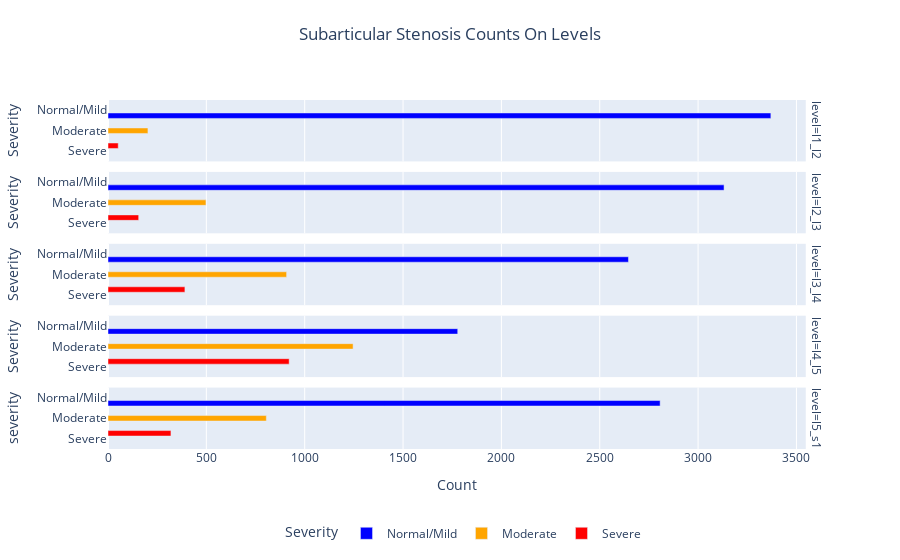

Write notebook code for a chart like this one.
### Code cell
visualize_counts(
    df=df_train_subarticular_stenosis_counts, 
    disease_name='subarticular_stenosis', 
    plotly_title='Subarticular Stenosis Counts On Levels')

### Figure 1 — Plotly figure (JSON) as saved in the notebook; plotly's stock layout.template omitted (floating-point values rounded to 4 significant figures)
{"data": [{"alignmentgroup": "True", "hovertemplate": "Severity=%{y}<br>level=l1_l2<br>Count=%{x}<extra></extra>", "legendgroup": "Normal/Mild", "marker": {"color": "blue", "pattern": {"shape": ""}}, "name": "Normal/Mild", "offsetgroup": "Normal/Mild", "orientation": "h", "showlegend": true, "textposition": "auto", "type": "bar", "x": [3370], "xaxis": "x5", "y": ["Normal/Mild"], "yaxis": "y5"}, {"alignmentgroup": "True", "hovertemplate": "Severity=%{y}<br>level=l2_l3<br>Count=%{x}<extra></extra>", "legendgroup": "Normal/Mild", "marker": {"color": "blue", "pattern": {"shape": ""}}, "name": "Normal/Mild", "offsetgroup": "Normal/Mild", "orientation": "h", "showlegend": false, "textposition": "auto", "type": "bar", "x": [3132], "xaxis": "x4", "y": ["Normal/Mild"], "yaxis": "y4"}, {"alignmentgroup": "True", "hovertemplate": "Severity=%{y}<br>level=l3_l4<br>Count=%{x}<extra></extra>", "legendgroup": "Normal/Mild", "marker": {"color": "blue", "pattern": {"shape": ""}}, "name": "Normal/Mild", "offsetgroup": "Normal/Mild", "orientation": "h", "showlegend": false, "textposition": "auto", "type": "bar", "x": [2646], "xaxis": "x3", "y": ["Normal/Mild"], "yaxis": "y3"}, {"alignmentgroup": "True", "hovertemplate": "Severity=%{y}<br>level=l4_l5<br>Count=%{x}<extra></extra>", "legendgroup": "Normal/Mild", "marker": {"color": "blue", "pattern": {"shape": ""}}, "name": "Normal/Mild", "offsetgroup": "Normal/Mild", "orientation": "h", "showlegend": false, "textposition": "auto", "type": "bar", "x": [1778], "xaxis": "x2", "y": ["Normal/Mild"], "yaxis": "y2"}, {"alignmentgroup": "True", "hovertemplate": "Severity=%{y}<br>level=l5_s1<br>Count=%{x}<extra></extra>", "legendgroup": "Normal/Mild", "marker": {"color": "blue", "pattern": {"shape": ""}}, "name": "Normal/Mild", "offsetgroup": "Normal/Mild", "orientation": "h", "showlegend": false, "textposition": "auto", "type": "bar", "x": [2807], "xaxis": "x", "y": ["Normal/Mild"], "yaxis": "y"}, {"alignmentgroup": "True", "hovertemplate": "Severity=%{y}<br>level=l1_l2<br>Count=%{x}<extra></extra>", "legendgroup": "Moderate", "marker": {"color": "orange", "pattern": {"shape": ""}}, "name": "Moderate", "offsetgroup": "Moderate", "orientation": "h", "showlegend": true, "textposition": "auto", "type": "bar", "x": [203], "xaxis": "x5", "y": ["Moderate"], "yaxis": "y5"}, {"alignmentgroup": "True", "hovertemplate": "Severity=%{y}<br>level=l2_l3<br>Count=%{x}<extra></extra>", "legendgroup": "Moderate", "marker": {"color": "orange", "pattern": {"shape": ""}}, "name": "Moderate", "offsetgroup": "Moderate", "orientation": "h", "showlegend": false, "textposition": "auto", "type": "bar", "x": [498], "xaxis": "x4", "y": ["Moderate"], "yaxis": "y4"}, {"alignmentgroup": "True", "hovertemplate": "Severity=%{y}<br>level=l3_l4<br>Count=%{x}<extra></extra>", "legendgroup": "Moderate", "marker": {"color": "orange", "pattern": {"shape": ""}}, "name": "Moderate", "offsetgroup": "Moderate", "orientation": "h", "showlegend": false, "textposition": "auto", "type": "bar", "x": [908], "xaxis": "x3", "y": ["Moderate"], "yaxis": "y3"}, {"alignmentgroup": "True", "hovertemplate": "Severity=%{y}<br>level=l4_l5<br>Count=%{x}<extra></extra>", "legendgroup": "Moderate", "marker": {"color": "orange", "pattern": {"shape": ""}}, "name": "Moderate", "offsetgroup": "Moderate", "orientation": "h", "showlegend": false, "textposition": "auto", "type": "bar", "x": [1246], "xaxis": "x2", "y": ["Moderate"], "yaxis": "y2"}, {"alignmentgroup": "True", "hovertemplate": "Severity=%{y}<br>level=l5_s1<br>Count=%{x}<extra></extra>", "legendgroup": "Moderate", "marker": {"color": "orange", "pattern": {"shape": ""}}, "name": "Moderate", "offsetgroup": "Moderate", "orientation": "h", "showlegend": false, "textposition": "auto", "type": "bar", "x": [805], "xaxis": "x", "y": ["Moderate"], "yaxis": "y"}, {"alignmentgroup": "True", "hovertemplate": "Severity=%{y}<br>level=l1_l2<br>Count=%{x}<extra></extra>", "legendgroup": "Severe", "marker": {"color": "red", "pattern": {"shape": ""}}, "name": "Severe", "offsetgroup": "Severe", "orientation": "h", "showlegend": true, "textposition": "auto", "type": "bar", "x": [52], "xaxis": "x5", "y": ["Severe"], "yaxis": "y5"}, {"alignmentgroup": "True", "hovertemplate": "Severity=%{y}<br>level=l2_l3<br>Count=%{x}<extra></extra>", "legendgroup": "Severe", "marker": {"color": "red", "pattern": {"shape": ""}}, "name": "Severe", "offsetgroup": "Severe", "orientation": "h", "showlegend": false, "textposition": "auto", "type": "bar", "x": [156], "xaxis": "x4", "y": ["Severe"], "yaxis": "y4"}, {"alignmentgroup": "True", "hovertemplate": "Severity=%{y}<br>level=l3_l4<br>Count=%{x}<extra></extra>", "legendgroup": "Severe", "marker": {"color": "red", "pattern": {"shape": ""}}, "name": "Severe", "offsetgroup": "Severe", "orientation": "h", "showlegend": false, "textposition": "auto", "type": "bar", "x": [391], "xaxis": "x3", "y": ["Severe"], "yaxis": "y3"}, {"alignmentgroup": "True", "hovertemplate": "Severity=%{y}<br>level=l4_l5<br>Count=%{x}<extra></extra>", "legendgroup": "Severe", "marker": {"color": "red", "pattern": {"shape": ""}}, "name": "Severe", "offsetgroup": "Severe", "orientation": "h", "showlegend": false, "textposition": "auto", "type": "bar", "x": [921], "xaxis": "x2", "y": ["Severe"], "yaxis": "y2"}, {"alignmentgroup": "True", "hovertemplate": "Severity=%{y}<br>level=l5_s1<br>Count=%{x}<extra></extra>", "legendgroup": "Severe", "marker": {"color": "red", "pattern": {"shape": ""}}, "name": "Severe", "offsetgroup": "Severe", "orientation": "h", "showlegend": false, "textposition": "auto", "type": "bar", "x": [320], "xaxis": "x", "y": ["Severe"], "yaxis": "y"}], "layout": {"annotations": [{"font": {}, "showarrow": false, "text": "level=l5_s1", "textangle": 90, "x": 0.98, "xanchor": "left", "xref": "paper", "y": 0.088, "yanchor": "middle", "yref": "paper"}, {"font": {}, "showarrow": false, "text": "level=l4_l5", "textangle": 90, "x": 0.98, "xanchor": "left", "xref": "paper", "y": 0.294, "yanchor": "middle", "yref": "paper"}, {"font": {}, "showarrow": false, "text": "level=l3_l4", "textangle": 90, "x": 0.98, "xanchor": "left", "xref": "paper", "y": 0.5, "yanchor": "middle", "yref": "paper"}, {"font": {}, "showarrow": false, "text": "level=l2_l3", "textangle": 90, "x": 0.98, "xanchor": "left", "xref": "paper", "y": 0.706, "yanchor": "middle", "yref": "paper"}, {"font": {}, "showarrow": false, "text": "level=l1_l2", "textangle": 90, "x": 0.98, "xanchor": "left", "xref": "paper", "y": 0.912, "yanchor": "middle", "yref": "paper"}], "autosize": true, "barmode": "group", "legend": {"orientation": "h", "title": {"text": "Severity"}, "tracegroupgap": 0, "x": 0.5, "xanchor": "center", "y": -0.2, "yanchor": "top"}, "title": {"pad": {"b": 20}, "text": "Subarticular Stenosis Counts On Levels", "x": 0.5, "xanchor": "center", "y": 0.95, "yanchor": "top"}, "xaxis": {"anchor": "y", "autorange": true, "domain": [0, 0.98], "range": [0, 3547.0], "title": {"text": "Count"}, "type": "linear"}, "xaxis2": {"anchor": "y2", "autorange": true, "domain": [0, 0.98], "matches": "x", "range": [0, 3547.0], "showticklabels": false, "type": "linear"}, "xaxis3": {"anchor": "y3", "autorange": true, "domain": [0, 0.98], "matches": "x", "range": [0, 3547.0], "showticklabels": false, "type": "linear"}, "xaxis4": {"anchor": "y4", "autorange": true, "domain": [0, 0.98], "matches": "x", "range": [0, 3547.0], "showticklabels": false, "type": "linear"}, "xaxis5": {"anchor": "y5", "autorange": true, "domain": [0, 0.98], "matches": "x", "range": [0, 3547.0], "showticklabels": false, "type": "linear"}, "yaxis": {"anchor": "x", "autorange": true, "categoryarray": ["Severe", "Moderate", "Normal/Mild"], "categoryorder": "array", "domain": [0, 0.176], "range": [-0.5, 2.5], "title": {"text": "severity"}, "type": "category"}, "yaxis2": {"anchor": "x2", "autorange": true, "categoryarray": ["Severe", "Moderate", "Normal/Mild"], "categoryorder": "array", "domain": [0.206, 0.382], "matches": "y", "range": [-0.5, 2.5], "title": {"text": "Severity"}, "type": "category"}, "yaxis3": {"anchor": "x3", "autorange": true, "categoryarray": ["Severe", "Moderate", "Normal/Mild"], "categoryorder": "array", "domain": [0.412, 0.588], "matches": "y", "range": [-0.5, 2.5], "title": {"text": "Severity"}, "type": "category"}, "yaxis4": {"anchor": "x4", "autorange": true, "categoryarray": ["Severe", "Moderate", "Normal/Mild"], "categoryorder": "array", "domain": [0.618, 0.794], "matches": "y", "range": [-0.5, 2.5], "title": {"text": "Severity"}, "type": "category"}, "yaxis5": {"anchor": "x5", "autorange": true, "categoryarray": ["Severe", "Moderate", "Normal/Mild"], "categoryorder": "array", "domain": [0.824, 1], "matches": "y", "range": [-0.5, 2.5], "title": {"text": "Severity"}, "type": "category"}}}
